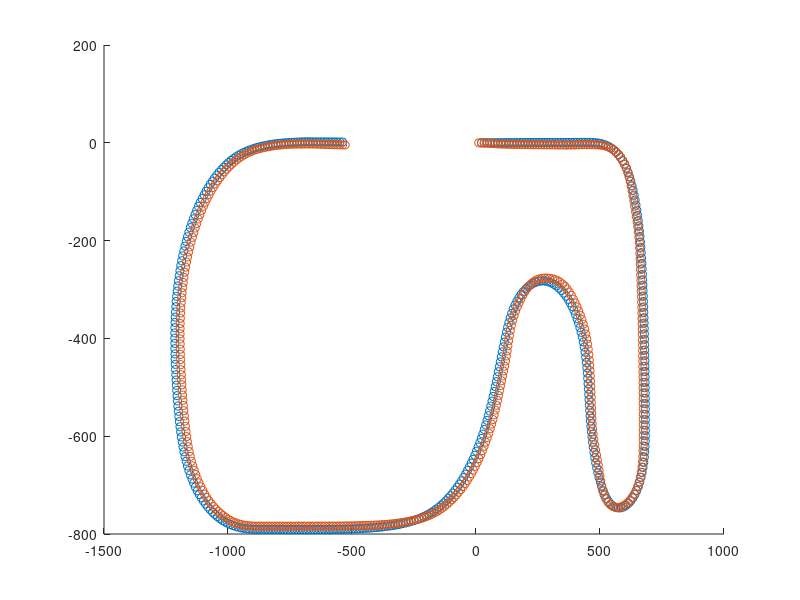

This figure's MATLAB source: (Note: this script raises an error after producing the figure.)
data = load("VLT_log.txt");
target_x_point = data(:, 1);%目標x座標
target_y_point = data(:, 2);%目標y座標
theta_10mm = data(:, 3);%目標車体角速度
now_x_point = data(:, 4);%現在x座標
now_y_point = data(:, 5);%現在y座標
now_theta = data(:,6);%現在車体角速度
error_x = data(:, 7);%x座標の誤差
error_y = data(:, 8);%y座標の誤差
error_theta = data(:, 9);%車体角速度の誤差
target_velocity = data(:, 10);%目標並進速度
target_angularvelocity = data(:, 11);%目標車体角速度
current_velociy = data(:, 12);%現在速度
current_angularvelocity = data(:, 13);%現在角速度

% データが有るところだけ抽出
target_x_point = nonzeros(target_x_point);
target_y_point = target_y_point(1:size(target_x_point));
now_x_point = nonzeros(now_x_point);
now_y_point = now_y_point(1:size(now_x_point));

theta_adj = target_y_point .* 1;

x_r = 0;
y_r = 0;
x_c = 0;
y_c = 0;
th = 0;

X_R = [];
Y_R = [];
X_C = [];
Y_C = [];
for i = 1:size(target_x_point)
    x_r = target_x_point(i);
    y_r = target_y_point(i);
    x_c = now_x_point(i);
    y_c = now_y_point(i);
    X_R = [X_R x_r];
    Y_R = [Y_R y_r];
    X_C = [X_C x_c];
    Y_C = [Y_C y_c];
end

figure(1);%コースxy座標をプロット
scatter(X_R, Y_R, 'red')
hold on
scatter(X_C, Y_C, 'blue')
xline(0,"-r")
xline(-1000,"-r")
yline(0,"-r")
grid on
grid minor
axis equal
legend('Target Point (red)', 'Current Point (blue)')

figure(2);
subplot(2, 1, 1)
plot(target_velocity, 'color', 'red')
hold on
plot(current_velociy, 'color', 'blue')
grid on
title('Velocity(m/s)')
legend('Target Velocity (red)', 'Current Velocity (blue)')

subplot(2, 1, 2)
plot(target_angularvelocity, 'color', 'red')
hold on
plot(current_angularvelocity, 'color', 'blue')
yline(0,"-g")
grid on
title('AngularVelocity(rad/s)')
legend('Target Angularvelocity (red)', 'Current Angularvelocity (blue)')

figure(3);
subplot(2, 1, 1)
plot(error_x)
yline(0,"-r")
yline(10,"-g")
grid on
title('Error X')

subplot(2, 1, 2)
plot(error_y)
yline(0,"-r")
grid on
title('Error Y')
